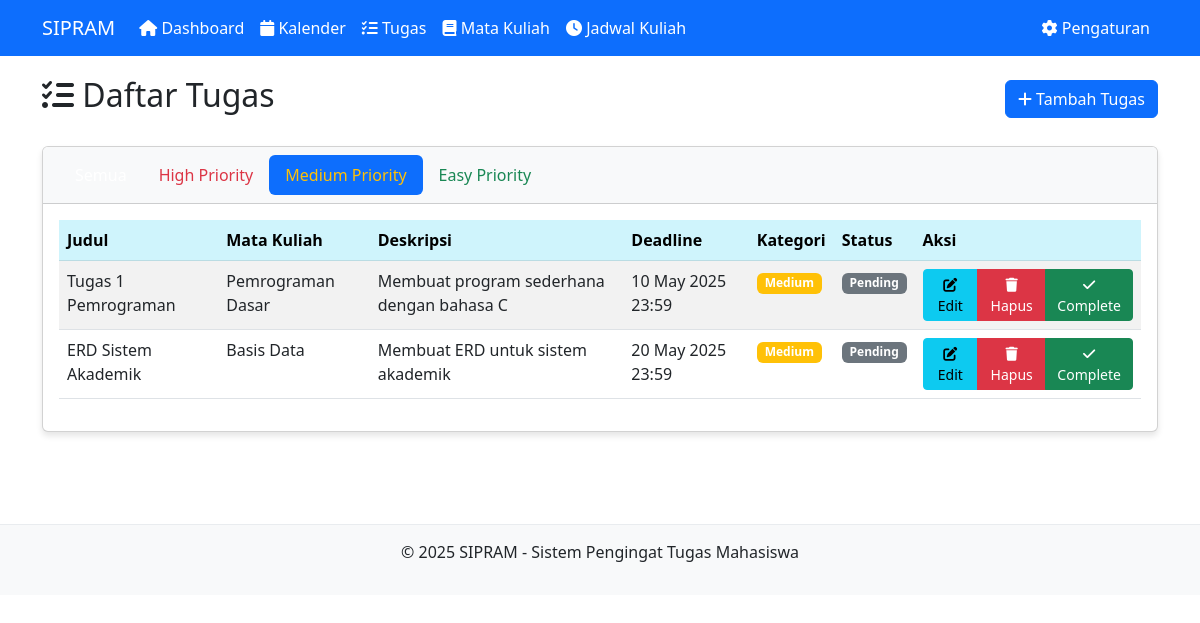
The app's page /tugas.php?filter=medium with its own data.
### tables this page shows
CREATE TABLE IF NOT EXISTS tugas (
    tugas_id INT PRIMARY KEY AUTO_INCREMENT,
    user_id INT NOT NULL,
    mk_id INT NOT NULL,
    judul VARCHAR(100) NOT NULL,
    deskripsi TEXT,
    deadline DATETIME NOT NULL,
    kategori ENUM('high', 'medium', 'easy') NOT NULL,
    status ENUM('pending', 'completed') DEFAULT 'pending',
    created_at TIMESTAMP DEFAULT CURRENT_TIMESTAMP,
    FOREIGN KEY (user_id) REFERENCES users(user_id) ON DELETE CASCADE,
    FOREIGN KEY (mk_id) REFERENCES mata_kuliah(mk_id) ON DELETE CASCADE
);

CREATE TABLE IF NOT EXISTS mata_kuliah (
    mk_id INT PRIMARY KEY AUTO_INCREMENT,
    user_id INT NOT NULL,
    kode_mk VARCHAR(20) NOT NULL,
    nama_mk VARCHAR(100) NOT NULL,
    sks INT NOT NULL,
    semester VARCHAR(20) NOT NULL,
    created_at TIMESTAMP DEFAULT CURRENT_TIMESTAMP,
    FOREIGN KEY (user_id) REFERENCES users(user_id) ON DELETE CASCADE
);

### tugas.php (the view, shortened to what this page needs)
<?php
require_once 'config/db_config.php';
$user_id = 1;
$filter = isset($_GET['filter']) ? $_GET['filter'] : 'all';
$sql = "SELECT t.*, mk.nama_mk
        FROM tugas t
        JOIN mata_kuliah mk ON t.mk_id = mk.mk_id
        WHERE t.user_id = ?";
if ($filter !== 'all') {
    $sql .= " AND t.kategori = ?";
}
$sql .= " ORDER BY t.deadline ASC";
$stmt = $conn->prepare($sql);
if ($filter !== 'all') {
    $stmt->bind_param("is", $user_id, $filter);
} else {
    $stmt->bind_param("i", $user_id);
}
$stmt->execute();
$result = $stmt->get_result();
include 'includes/header.php';
?>
<div class="row">
    <div class="col-md-12">
        <div class="d-flex justify-content-between align-items-center mb-4">
            <h2><i class="fas fa-tasks"></i> Daftar Tugas</h2>
            <button type="button" class="btn btn-primary" data-bs-toggle="modal" data-bs-target="#addTugasModal">
                <i class="fas fa-plus"></i> Tambah Tugas
            </button>
        </div>
    </div>
</div>
<div class="row mb-4">
    <div class="col-md-12">
        <div class="card">
            <div class="card-header bg-light">
                <ul class="nav nav-pills">
                    <li class="nav-item">
                        <a class="nav-link <?php echo ($filter === 'all') ? 'active' : ''; ?>"
                           href="tugas.php?filter=all">Semua</a>
                    </li>
                    <li class="nav-item">
                        <a class="nav-link <?php echo ($filter === 'high') ? 'active' : ''; ?> text-danger"
                           href="tugas.php?filter=high">High Priority</a>
                    </li>
                    <li class="nav-item">
                        <a class="nav-link <?php echo ($filter === 'medium') ? 'active' : ''; ?> text-warning"
                           href="tugas.php?filter=medium">Medium Priority</a>
                    </li>
                    <li class="nav-item">
                        <a class="nav-link <?php echo ($filter === 'easy') ? 'active' : ''; ?> text-success"
                           href="tugas.php?filter=easy">Easy Priority</a>
                    </li>
                </ul>
            </div>
            <div class="card-body">
                <?php if ($result->num_rows > 0): ?>
                    <div class="table-responsive">
                        <table class="table table-striped table-hover">
                            <thead class="table-info">
                                <tr>
                                    <th>Judul</th>
                                    <th>Mata Kuliah</th>
                                    <th>Deskripsi</th>
                                    <th>Deadline</th>
                                    <th>Kategori</th>
                                    <th>Status</th>
                                    <th>Aksi</th>
                                </tr>
                            </thead>
                            <tbody>
                                <?php while ($row = $result->fetch_assoc()): ?>
                                    <tr>
                                        <td><?php echo htmlspecialchars($row['judul']); ?></td>
                                        <td><?php echo htmlspecialchars($row['nama_mk']); ?></td>
                                        <td><?php echo htmlspecialchars(substr($row['deskripsi'], 0, 50)) . (strlen($row['deskripsi']) > 50 ? '...' : ''); ?></td>
                                        <td>
                                            <?php
                                            $deadline = new DateTime($row['deadline']);
                                            echo $deadline->format('d M Y H:i');
                                            ?>
                                        </td>
                                        <td>
                                            <span class="badge bg-<?php echo ($row['kategori'] == 'high') ? 'danger' : (($row['kategori'] == 'medium') ? 'warning' : 'success'); ?>">
                                                <?php echo ucfirst($row['kategori']); ?>
                                            </span>
                                        </td>
                                        <td>
                                            <span class="badge bg-<?php echo ($row['status'] == 'pending') ? 'secondary' : 'primary'; ?>">
                                                <?php echo ucfirst($row['status']); ?>
                                            </span>
                                        </td>
                                        <td>
                                            <div class="btn-group">
                                                <button type="button" class="btn btn-sm btn-info edit-btn"
                                                        data-tugas-id="<?php echo $row['tugas_id']; ?>"
                                                        data-judul="<?php echo htmlspecialchars($row['judul']); ?>"
                                                        data-mk-id="<?php echo $row['mk_id']; ?>"
                                                        data-deskripsi="<?php echo htmlspecialchars($row['deskripsi']); ?>"
                                                        data-deadline="<?php echo date('Y-m-d\TH:i', strtotime($row['deadline'])); ?>"
                                                        data-kategori="<?php echo $row['kategori']; ?>"
                                                        data-bs-toggle="modal" data-bs-target="#editTugasModal">
                                                    <i class="fas fa-edit"></i> Edit
                                                </button>
                                                <button type="button" class="btn btn-sm btn-danger delete-btn"
                                                        data-tugas-id="<?php echo $row['tugas_id']; ?>"
                                                        data-judul="<?php echo htmlspecialchars($row['judul']); ?>"
                                                        data-bs-toggle="modal" data-bs-target="#deleteTugasModal">
                                                    <i class="fas fa-trash"></i> Hapus
                                                </button>
                                                <a href="process/proses_tugas.php?action=toggle_status&tugas_id=<?php echo $row['tugas_id']; ?>"
                                                  class="btn btn-sm btn-<?php echo ($row['status'] == 'pending') ? 'success' : 'secondary'; ?>">
                                                    <i class="fas <?php echo ($row['status'] == 'pending') ? 'fa-check' : 'fa-undo'; ?>"></i>
                                                    <?php echo ($row['status'] == 'pending') ? 'Complete' : 'Undo'; ?>
                                                </a>
                                            </div>
                                        </td>
                                    </tr>
                                <?php endwhile; ?>
                            </tbody>
                        </table>
                    </div>
                <?php else: ?>
                    <div class="alert alert-info">
                        <i class="fas fa-info-circle"></i> Belum ada tugas yang ditambahkan atau tidak ada tugas dalam kategori yang dipilih.
                    </div>
                <?php endif; ?>
            </div>
        </div>
    </div>
</div>
<?php
include 'includes/footer.php';
?>

### includes/header.php (style rules this page uses)
body { padding-top: 60px; min-height: 100vh; display: flex; flex-direction: column; }
.nav-link { color: #ffffff; }
.nav-link:hover, .nav-link.active { color: #000000; }
.card { margin-bottom: 20px; box-shadow: 0 4px 6px rgba(0,0,0,0.1); }
.font-size-medium { font-size: 1rem; }

### records on screen
tugas: judul "Tugas 1 Pemrograman", mk.nama_mk "Pemrograman Dasar", deskripsi "Membuat program sederhana dengan bahasa C", deadline "10 May 2025 23:59", kategori "Medium", status "Pending", shows "Complete"
tugas: judul "ERD Sistem Akademik", mk.nama_mk "Basis Data", deskripsi "Membuat ERD untuk sistem akademik", deadline "20 May 2025 23:59", kategori "Medium", status "Pending", shows "Complete"
